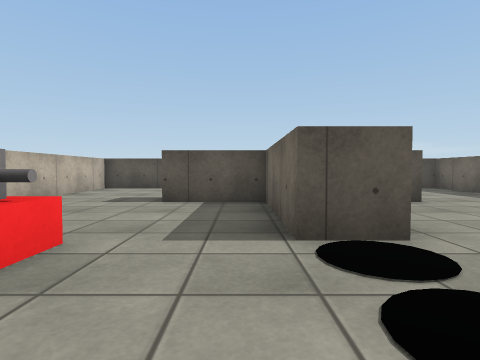
View 1 (above)

16 first-person views from a walk through a scene from a Unity 3-D project. The camera is 0.62 m above the floor, tilts 2° down and sees 80° across. The floor is counted in squares, 1 m on a side. Each view is taken from the middle of a square. On the plan, view 1 faces up. The plan holds only what a view shows up to about 9 squares ahead; the rest is blank. The place goes on beyond the plan. The player character is not drawn. Surface patterns are stand-ins for the level's own textures.

View 2
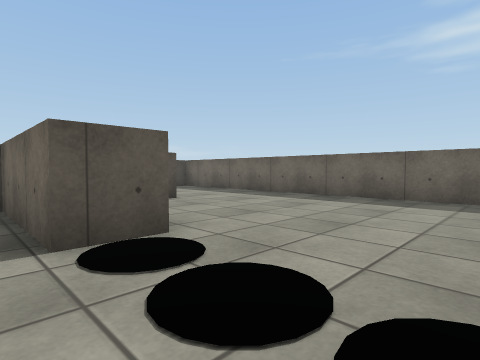

View 3
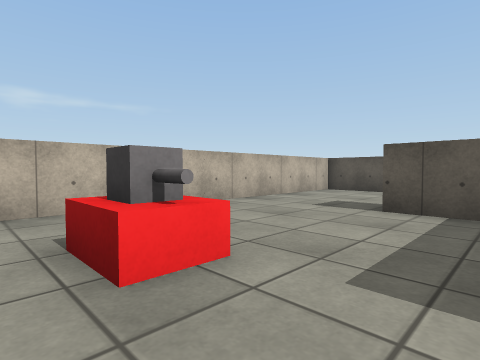

View 4
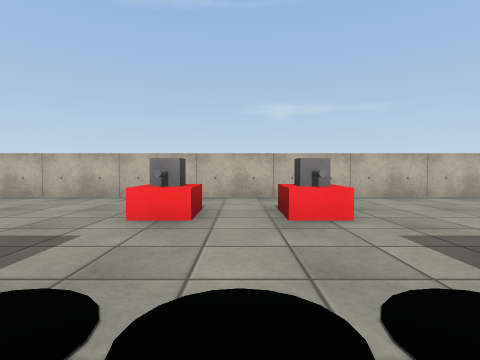

View 5
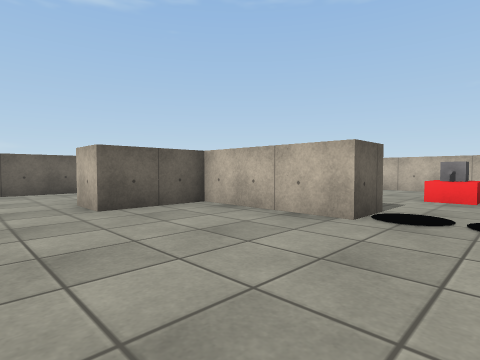

View 6
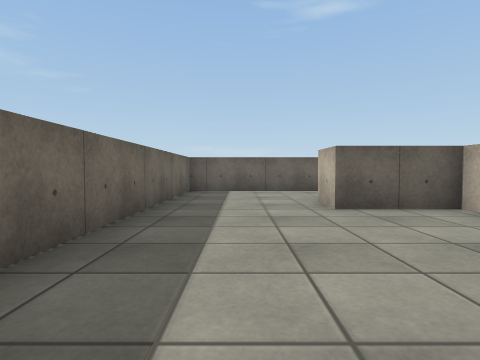

View 7
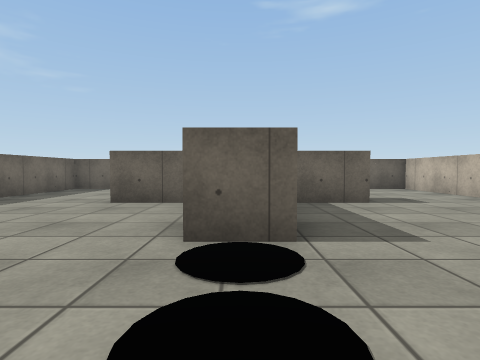

View 8
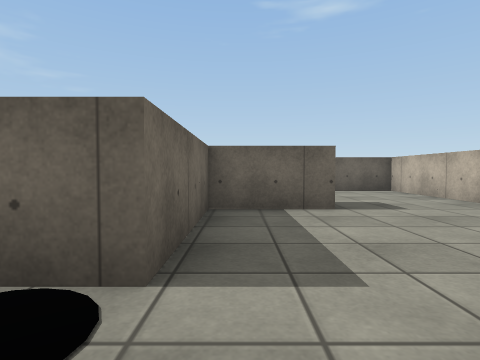

View 9
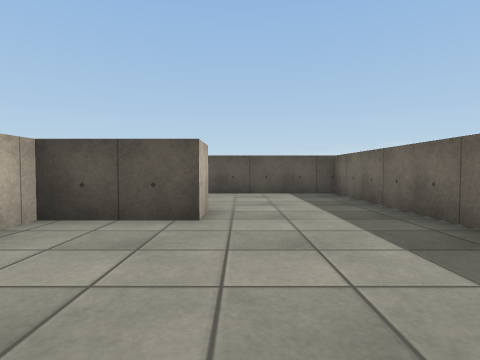

View 10
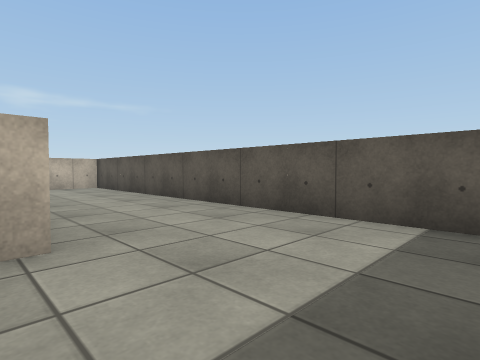

View 11
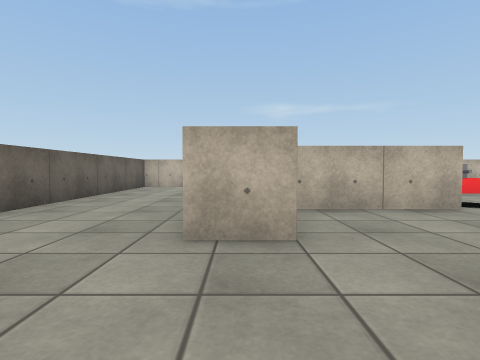

View 12
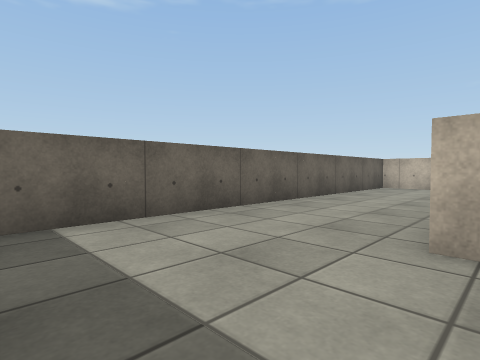

View 13
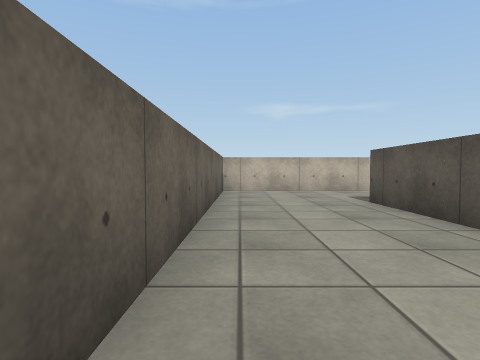

View 14
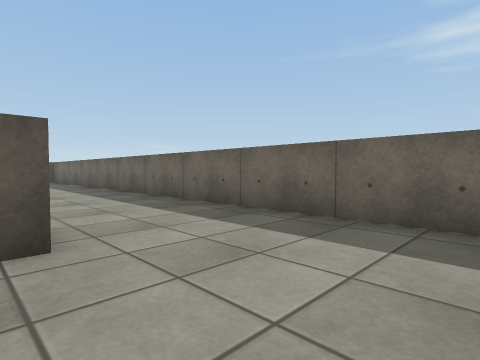

View 15
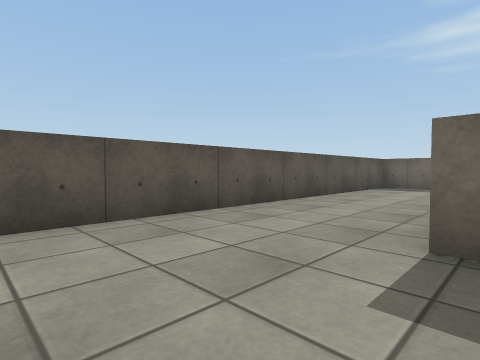

View 16
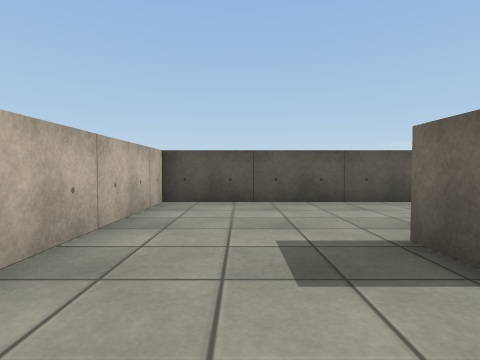

### Floor plan
Points are (right, up) in squares from view 1. A wall is a line through its corners. A room is listed if a view was taken in it or the views show most of it. See-through windows are left out.
Room 1 (views 1, 2, 3, 4, 5, 6, 7, 8, 9, 10, 11, 12, 13, 14, 15, 16)
walls: (1.6, 2.5) (0.5, 2.5) (0.5, 5.5) (-1.5, 5.5) (-1.5, 6.5); (-1.6, -3.5) (0.5, -3.5) (0.5, -0.5) (1.5, -0.5) (1.5, -3.5) (3.5, -3.5) (3.5, -4.5) (3.1, -4.5); (1.1, -4.5) (-1.5, -4.5); (3.5, 6.6) (3.5, 5.5) (1.5, 5.5) (1.5, 4.9); (-4.5, -7.5) (6.5, -7.5) (6.5, 9.5) (-4.5, 9.5) (-4.5, -7.5)
objects: other object (-2, 0); other object (-2, 2)

Positions as (right, up) in squares from view 1, and headings:
1: (0, 0), facing up
2: (0, 0), facing up-right
3: (0, 1), facing up-left
4: (2, 1), facing left
5: (5, 1), facing down-left
6: (5, 1), facing down
7: (1, 2), facing down
8: (0, 1), facing down
9: (4, 2), facing up
10: (6, 6), facing up-left
11: (6, -4), facing left
12: (6, -4), facing down-left
13: (4, -7), facing left
14: (3, -7), facing up-right
15: (-4, 6), facing up-right
16: (-3, 4), facing up
